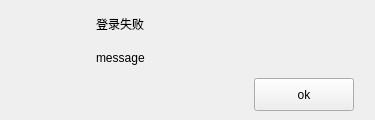
<?xml version="1.0" encoding="UTF-8"?>
<ui version="4.0">
 <class>FailUi</class>
 <widget class="QWidget" name="FailUi">
  <property name="geometry">
   <rect>
    <x>0</x>
    <y>0</y>
    <width>375</width>
    <height>120</height>
   </rect>
  </property>
  <property name="windowTitle">
   <string>Form</string>
  </property>
  <widget class="QWidget" name="">
   <property name="geometry">
    <rect>
     <x>30</x>
     <y>10</y>
     <width>324</width>
     <height>101</height>
    </rect>
   </property>
   <layout class="QHBoxLayout" name="horizontalLayout_2">
    <item>
     <widget class="QWidget" name="logo" native="true">
      <property name="minimumSize">
       <size>
        <width>60</width>
        <height>60</height>
       </size>
      </property>
      <property name="maximumSize">
       <size>
        <width>60</width>
        <height>60</height>
       </size>
      </property>
     </widget>
    </item>
    <item>
     <layout class="QVBoxLayout" name="verticalLayout">
      <item>
       <widget class="QLabel" name="title">
        <property name="minimumSize">
         <size>
          <width>250</width>
          <height>0</height>
         </size>
        </property>
        <property name="maximumSize">
         <size>
          <width>250</width>
          <height>16777215</height>
         </size>
        </property>
        <property name="text">
         <string>登录失败</string>
        </property>
       </widget>
      </item>
      <item>
       <widget class="QLabel" name="text">
        <property name="minimumSize">
         <size>
          <width>250</width>
          <height>0</height>
         </size>
        </property>
        <property name="maximumSize">
         <size>
          <width>250</width>
          <height>16777215</height>
         </size>
        </property>
        <property name="text">
         <string>message</string>
        </property>
       </widget>
      </item>
      <item>
       <layout class="QHBoxLayout" name="horizontalLayout">
        <item>
         <spacer name="horizontalSpacer">
          <property name="orientation">
           <enum>Qt::Horizontal</enum>
          </property>
          <property name="sizeHint" stdset="0">
           <size>
            <width>40</width>
            <height>20</height>
           </size>
          </property>
         </spacer>
        </item>
        <item>
         <widget class="QPushButton" name="okButton">
          <property name="minimumSize">
           <size>
            <width>100</width>
            <height>33</height>
           </size>
          </property>
          <property name="maximumSize">
           <size>
            <width>100</width>
            <height>33</height>
           </size>
          </property>
          <property name="text">
           <string>ok</string>
          </property>
         </widget>
        </item>
       </layout>
      </item>
     </layout>
    </item>
   </layout>
  </widget>
 </widget>
 <resources/>
 <connections/>
</ui>
